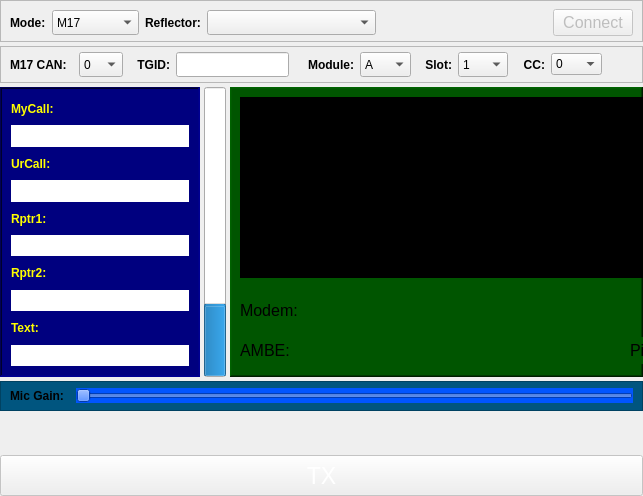
      <widget class="QWidget" name="tab">
       <attribute name="title">
        <string>Main</string>
       </attribute>
       <layout class="QVBoxLayout" name="verticalLayout_3">
        <property name="spacing">
         <number>4</number>
        </property>
        <property name="leftMargin">
         <number>0</number>
        </property>
        <property name="topMargin">
         <number>0</number>
        </property>
        <property name="rightMargin">
         <number>0</number>
        </property>
        <property name="bottomMargin">
         <number>0</number>
        </property>
        <item>
         <widget class="QFrame" name="frame_11">
          <property name="minimumSize">
           <size>
            <width>0</width>
            <height>42</height>
           </size>
          </property>
          <property name="frameShape">
           <enum>QFrame::StyledPanel</enum>
          </property>
          <property name="frameShadow">
           <enum>QFrame::Raised</enum>
          </property>
          <layout class="QHBoxLayout" name="horizontalLayout_3">
           <property name="topMargin">
            <number>4</number>
           </property>
           <property name="bottomMargin">
            <number>0</number>
           </property>
           <item>
            <widget class="QLabel" name="label_48">
             <property name="font">
              <font>
               <bold>true</bold>
              </font>
             </property>
             <property name="text">
              <string>Mode:</string>
             </property>
            </widget>
           </item>
           <item>
            <widget class="QComboBox" name="modeCombo">
             <property name="minimumSize">
              <size>
               <width>87</width>
               <height>25</height>
              </size>
             </property>
             <property name="maximumSize">
              <size>
               <width>87</width>
               <height>25</height>
              </size>
             </property>
             <item>
              <property name="text">
               <string>M17</string>
              </property>
             </item>
             <item>
              <property name="text">
               <string>DSTAR REF</string>
              </property>
             </item>
             <item>
              <property name="text">
               <string>DSTAR XRF</string>
              </property>
             </item>
             <item>
              <property name="text">
               <string>DSTAR DCS</string>
              </property>
             </item>
             <item>
              <property name="text">
               <string>DMR</string>
              </property>
             </item>
             <item>
              <property name="text">
               <string>P25</string>
              </property>
             </item>
             <item>
              <property name="text">
               <string>NXDN</string>
              </property>
             </item>
             <item>
              <property name="text">
               <string>YSF</string>
              </property>
             </item>
             <item>
              <property name="text">
               <string>FCS</string>
              </property>
             </item>
            </widget>
           </item>
           <item>
            <widget class="QLabel" name="reflectorLabel">
             <property name="font">
              <font>
               <bold>true</bold>
              </font>
             </property>
             <property name="text">
              <string>Reflector:</string>
             </property>
            </widget>
           </item>
           <item>
            <widget class="QComboBox" name="reflectorCombo">
             <property name="minimumSize">
              <size>
               <width>169</width>
               <height>25</height>
              </size>
             </property>
             <property name="maximumSize">
              <size>
               <width>119</width>
               <height>25</height>
              </size>
             </property>
            </widget>
           </item>
           <item>
            <spacer name="horizontalSpacer_7">
             <property name="orientation">
              <enum>Qt::Horizontal</enum>
             </property>
             <property name="sizeHint" stdset="0">
              <size>
               <width>40</width>
               <height>20</height>
              </size>
             </property>
            </spacer>
           </item>
           <item>
            <widget class="QPushButton" name="connectButton">
             <property name="enabled">
              <bool>false</bool>
             </property>
             <property name="font">
              <font>
               <pointsize>12</pointsize>
              </font>
             </property>
             <property name="text">
              <string>Connect</string>
             </property>
            </widget>
           </item>
          </layout>
         </widget>
        </item>
        <item>
         <widget class="QFrame" name="frame_12">
          <property name="minimumSize">
           <size>
            <width>0</width>
            <height>0</height>
           </size>
          </property>
          <property name="frameShape">
           <enum>QFrame::StyledPanel</enum>
          </property>
          <property name="frameShadow">
           <enum>QFrame::Raised</enum>
          </property>
          <layout class="QHBoxLayout" name="horizontalLayout_9">
           <property name="topMargin">
            <number>5</number>
           </property>
           <property name="rightMargin">
            <number>0</number>
           </property>
           <property name="bottomMargin">
            <number>5</number>
           </property>
           <item>
            <widget class="QLabel" name="m17CanLabel">
             <property name="minimumSize">
              <size>
               <width>63</width>
               <height>17</height>
              </size>
             </property>
             <property name="font">
              <font>
               <bold>true</bold>
              </font>
             </property>
             <property name="text">
              <string>M17 CAN:</string>
             </property>
            </widget>
           </item>
           <item>
            <widget class="QComboBox" name="m17CanCombo">
             <property name="enabled">
              <bool>true</bool>
             </property>
             <property name="minimumSize">
              <size>
               <width>44</width>
               <height>25</height>
              </size>
             </property>
             <property name="maximumSize">
              <size>
               <width>44</width>
               <height>25</height>
              </size>
             </property>
             <item>
              <property name="text">
               <string>0</string>
              </property>
             </item>
             <item>
              <property name="text">
               <string>1</string>
              </property>
             </item>
             <item>
              <property name="text">
               <string>2</string>
              </property>
             </item>
             <item>
              <property name="text">
               <string>3</string>
              </property>
             </item>
             <item>
              <property name="text">
               <string>4</string>
              </property>
             </item>
             <item>
              <property name="text">
               <string>5</string>
              </property>
             </item>
             <item>
              <property name="text">
               <string>6</string>
              </property>
             </item>
             <item>
              <property name="text">
               <string>7</string>
              </property>
             </item>
            </widget>
           </item>
           <item>
            <widget class="QLabel" name="tgidLabel">
             <property name="minimumSize">
              <size>
               <width>41</width>
               <height>17</height>
              </size>
             </property>
             <property name="font">
              <font>
               <bold>true</bold>
              </font>
             </property>
             <property name="text">
              <string>TGID:</string>
             </property>
             <property name="alignment">
              <set>Qt::AlignRight|Qt::AlignTrailing|Qt::AlignVCenter</set>
             </property>
            </widget>
           </item>
           <item>
            <widget class="QLineEdit" name="tgidEdit">
             <property name="enabled">
              <bool>true</bool>
             </property>
             <property name="minimumSize">
              <size>
               <width>113</width>
               <height>25</height>
              </size>
             </property>
             <property name="maximumSize">
              <size>
               <width>113</width>
               <height>25</height>
              </size>
             </property>
            </widget>
           </item>
           <item>
            <widget class="QLabel" name="moduleLabel">
             <property name="minimumSize">
              <size>
               <width>59</width>
               <height>0</height>
              </size>
             </property>
             <property name="font">
              <font>
               <bold>true</bold>
              </font>
             </property>
             <property name="text">
              <string>Module:</string>
             </property>
             <property name="alignment">
              <set>Qt::AlignRight|Qt::AlignTrailing|Qt::AlignVCenter</set>
             </property>
            </widget>
           </item>
           <item>
            <widget class="QComboBox" name="moduleCombo">
             <property name="enabled">
              <bool>true</bool>
             </property>
             <property name="minimumSize">
              <size>
               <width>51</width>
               <height>25</height>
              </size>
             </property>
             <property name="maximumSize">
              <size>
               <width>51</width>
               <height>25</height>
              </size>
             </property>
             <item>
              <property name="text">
               <string>A</string>
              </property>
             </item>
             <item>
              <property name="text">
               <string>B</string>
              </property>
             </item>
             <item>
              <property name="text">
               <string>C</string>
              </property>
             </item>
             <item>
              <property name="text">
               <string>D</string>
              </property>
             </item>
             <item>
              <property name="text">
               <string>E</string>
              </property>
             </item>
             <item>
              <property name="text">
               <string>F</string>
              </property>
             </item>
             <item>
              <property name="text">
               <string>G</string>
              </property>
             </item>
             <item>
              <property name="text">
               <string>H</string>
              </property>
             </item>
             <item>
              <property name="text">
               <string>I</string>
              </property>
             </item>
             <item>
              <property name="text">
               <string>J</string>
              </property>
             </item>
             <item>
              <property name="text">
               <string>K</string>
              </property>
             </item>
             <item>
              <property name="text">
               <string>L</string>
              </property>
             </item>
             <item>
              <property name="text">
               <string>M</string>
              </property>
             </item>
             <item>
              <property name="text">
               <string>N</string>
              </property>
             </item>
             <item>
              <property name="text">
               <string>O</string>
              </property>
             </item>
             <item>
              <property name="text">
               <string>P</string>
              </property>
             </item>
             <item>
              <property name="text">
               <string>Q</string>
              </property>
             </item>
             <item>
              <property name="text">
               <string>R</string>
              </property>
             </item>
             <item>
              <property name="text">
               <string>S</string>
              </property>
             </item>
             <item>
              <property name="text">
               <string>T</string>
              </property>
             </item>
             <item>
              <property name="text">
               <string>U</string>
              </property>
             </item>
             <item>
              <property name="text">
               <string>V</string>
              </property>
             </item>
             <item>
              <property name="text">
               <string>W</string>
              </property>
             </item>
             <item>
              <property name="text">
               <string>X</string>
              </property>
             </item>
             <item>
              <property name="text">
               <string>Y</string>
              </property>
             </item>
             <item>
              <property name="text">
               <string>Z</string>
              </property>
             </item>
            </widget>
           </item>
           <item>
            <widget class="QLabel" name="slotLabel">
             <property name="minimumSize">
              <size>
               <width>35</width>
               <height>0</height>
              </size>
             </property>
             <property name="font">
              <font>
               <bold>true</bold>
              </font>
             </property>
             <property name="text">
              <string>Slot:</string>
             </property>
             <property name="alignment">
              <set>Qt::AlignRight|Qt::AlignTrailing|Qt::AlignVCenter</set>
             </property>
            </widget>
           </item>
           <item>
            <widget class="QComboBox" name="slotCombo">
             <property name="minimumSize">
              <size>
               <width>50</width>
               <height>25</height>
              </size>
             </property>
             <property name="maximumSize">
              <size>
               <width>50</width>
               <height>25</height>
              </size>
             </property>
             <item>
              <property name="text">
               <string>1</string>
              </property>
             </item>
             <item>
              <property name="text">
               <string>2</string>
              </property>
             </item>
            </widget>
           </item>
           <item>
            <widget class="QLabel" name="colorCodeLabel">
             <property name="minimumSize">
              <size>
               <width>31</width>
               <height>0</height>
              </size>
             </property>
             <property name="font">
              <font>
               <bold>true</bold>
              </font>
             </property>
             <property name="text">
              <string>CC:</string>
             </property>
             <property name="alignment">
              <set>Qt::AlignRight|Qt::AlignTrailing|Qt::AlignVCenter</set>
             </property>
            </widget>
           </item>
           <item>
            <widget class="QComboBox" name="colorCodeCombo">
             <property name="minimumSize">
              <size>
               <width>51</width>
               <height>0</height>
              </size>
             </property>
             <property name="maximumSize">
              <size>
               <width>51</width>
               <height>16777215</height>
              </size>
             </property>
             <item>
              <property name="text">
               <string>0</string>
              </property>
             </item>
             <item>
              <property name="text">
               <string>1</string>
              </property>
             </item>
             <item>
              <property name="text">
               <string>2</string>
              </property>
             </item>
             <item>
              <property name="text">
               <string>3</string>
              </property>
             </item>
             <item>
              <property name="text">
               <string>4</string>
              </property>
             </item>
             <item>
              <property name="text">
               <string>5</string>
              </property>
             </item>
             <item>
              <property name="text">
               <string>6</string>
              </property>
             </item>
             <item>
              <property name="text">
               <string>7</string>
              </property>
             </item>
             <item>
              <property name="text">
               <string>8</string>
              </property>
             </item>
             <item>
              <property name="text">
               <string>9</string>
              </property>
             </item>
             <item>
              <property name="text">
               <string>10</string>
              </property>
             </item>
             <item>
              <property name="text">
               <string>11</string>
              </property>
             </item>
             <item>
              <property name="text">
               <string>12</string>
              </property>
             </item>
             <item>
              <property name="text">
               <string>13</string>
              </property>
             </item>
             <item>
              <property name="text">
               <string>14</string>
              </property>
             </item>
             <item>
              <property name="text">
               <string>15</string>
              </property>
             </item>
            </widget>
           </item>
           <item>
            <spacer name="horizontalSpacer_8">
             <property name="orientation">
              <enum>Qt::Horizontal</enum>
             </property>
             <property name="sizeHint" stdset="0">
              <size>
               <width>40</width>
               <height>20</height>
              </size>
             </property>
            </spacer>
           </item>
          </layout>
         </widget>
        </item>
        <item>
         <layout class="QHBoxLayout" name="horizontalLayout">
          <property name="topMargin">
           <number>0</number>
          </property>
          <item>
           <widget class="QFrame" name="frame">
            <property name="minimumSize">
             <size>
              <width>200</width>
              <height>290</height>
             </size>
            </property>
            <property name="maximumSize">
             <size>
              <width>199</width>
              <height>290</height>
             </size>
            </property>
            <property name="styleSheet">
             <string notr="true">background-color: rgb(0, 0, 127);</string>
            </property>
            <property name="frameShape">
             <enum>QFrame::WinPanel</enum>
            </property>
            <property name="frameShadow">
             <enum>QFrame::Sunken</enum>
            </property>
            <layout class="QVBoxLayout" name="verticalLayout_2">
             <item>
              <widget class="QLabel" name="label">
               <property name="font">
                <font>
                 <bold>true</bold>
                </font>
               </property>
               <property name="styleSheet">
                <string notr="true">color: rgb(255, 255, 0);</string>
               </property>
               <property name="text">
                <string>MyCall:</string>
               </property>
              </widget>
             </item>
             <item>
              <widget class="QLabel" name="myCallLabel">
               <property name="styleSheet">
                <string notr="true">background-color: rgb(255, 255, 255);
color: rgb(0, 0, 0);</string>
               </property>
               <property name="text">
                <string/>
               </property>
              </widget>
             </item>
             <item>
              <widget class="QLabel" name="urCallLabel_2">
               <property name="font">
                <font>
                 <bold>true</bold>
                </font>
               </property>
               <property name="styleSheet">
                <string notr="true">color: rgb(255, 255, 0);</string>
               </property>
               <property name="text">
                <string>UrCall:</string>
               </property>
              </widget>
             </item>
             <item>
              <widget class="QLabel" name="urCallLabel">
               <property name="styleSheet">
                <string notr="true">background-color: rgb(255, 255, 255);
color: rgb(0, 0, 0);</string>
               </property>
               <property name="text">
                <string/>
               </property>
              </widget>
             </item>
             <item>
              <widget class="QLabel" name="rptr1Label_2">
               <property name="font">
                <font>
                 <bold>true</bold>
                </font>
               </property>
               <property name="styleSheet">
                <string notr="true">color: rgb(255, 255, 0);</string>
               </property>
               <property name="text">
                <string>Rptr1:</string>
               </property>
              </widget>
             </item>
             <item>
              <widget class="QLabel" name="rptr1Label">
               <property name="styleSheet">
                <string notr="true">background-color: rgb(255, 255, 255);
color: rgb(0, 0, 0);</string>
               </property>
               <property name="text">
                <string/>
               </property>
              </widget>
             </item>
             <item>
              <widget class="QLabel" name="rptr2Label_2">
               <property name="font">
                <font>
                 <bold>true</bold>
                </font>
               </property>
               <property name="styleSheet">
                <string notr="true">color: rgb(255, 255, 0);</string>
               </property>
               <property name="text">
                <string>Rptr2:</string>
               </property>
              </widget>
             </item>
             <item>
              <widget class="QLabel" name="rptr2Label">
               <property name="styleSheet">
                <string notr="true">background-color: rgb(255, 255, 255);
color: rgb(0, 0, 0);</string>
               </property>
               <property name="text">
                <string/>
               </property>
              </widget>
             </item>
             <item>
              <widget class="QLabel" name="label_5">
               <property name="font">
                <font>
                 <bold>true</bold>
                </font>
               </property>
               <property name="styleSheet">
                <string notr="true">color: rgb(255, 255, 0);</string>
               </property>
               <property name="text">
                <string>Text:</string>
               </property>
              </widget>
             </item>
             <item>
              <widget class="QLabel" name="slowSpeeddataLabel">
               <property name="styleSheet">
                <string notr="true">background-color: rgb(255, 255, 255);
color: rgb(0, 0, 0);</string>
               </property>
               <property name="text">
                <string/>
               </property>
              </widget>
             </item>
            </layout>
           </widget>
          </item>
          <item>
           <widget class="QProgressBar" name="volumeLevelBar">
            <property name="value">
             <number>24</number>
            </property>
            <property name="textVisible">
             <bool>false</bool>
            </property>
            <property name="orientation">
             <enum>Qt::Vertical</enum>
            </property>
           </widget>
          </item>
          <item>
           <widget class="QFrame" name="frame_2">
            <property name="styleSheet">
             <string notr="true">background-color: rgb(0, 85, 0);</string>
            </property>
            <property name="frameShape">
             <enum>QFrame::WinPanel</enum>
            </property>
            <property name="frameShadow">
             <enum>QFrame::Raised</enum>
            </property>
            <widget class="QLabel" name="pingCntLabel">
             <property name="geometry">
              <rect>
               <x>400</x>
               <y>250</y>
               <width>84</width>
               <height>27</height>
              </rect>
             </property>
             <property name="font">
              <font>
               <pointsize>12</pointsize>
              </font>
             </property>
             <property name="text">
              <string>Ping Cnt</string>
             </property>
            </widget>
            <widget class="QLabel" name="ambeVocoderLabel">
             <property name="geometry">
              <rect>
               <x>10</x>
               <y>250</y>
               <width>371</width>
               <height>27</height>
              </rect>
             </property>
             <property name="font">
              <font>
               <pointsize>12</pointsize>
              </font>
             </property>
             <property name="text">
              <string>AMBE:</string>
             </property>
            </widget>
            <widget class="QLabel" name="mmdvmModemLabel">
             <property name="geometry">
              <rect>
               <x>10</x>
               <y>210</y>
               <width>371</width>
               <height>27</height>
              </rect>
             </property>
             <property name="font">
              <font>
               <pointsize>12</pointsize>
              </font>
             </property>
             <property name="text">
              <string>Modem:</string>
             </property>
            </widget>
            <widget class="QGraphicsView" name="gpsView">
             <property name="geometry">
              <rect>
               <x>10</x>
               <y>10</y>
               <width>471</width>
               <height>181</height>
              </rect>
             </property>
             <property name="styleSheet">
              <string notr="true">background-color: rgb(0, 0, 0);</string>
             </property>
             <property name="frameShape">
              <enum>QFrame::WinPanel</enum>
             </property>
             <property name="verticalScrollBarPolicy">
              <enum>Qt::ScrollBarAlwaysOff</enum>
             </property>
             <property name="horizontalScrollBarPolicy">
              <enum>Qt::ScrollBarAlwaysOff</enum>
             </property>
             <property name="interactive">
              <bool>false</bool>
             </property>
            </widget>
           </widget>
          </item>
         </layout>
        </item>
        <item>
         <widget class="QFrame" name="frame_4">
          <property name="minimumSize">
           <size>
            <width>0</width>
            <height>30</height>
           </size>
          </property>
          <property name="styleSheet">
           <string notr="true">background-color: rgb(0, 85, 127);</string>
          </property>
          <property name="frameShape">
           <enum>QFrame::StyledPanel</enum>
          </property>
          <property name="frameShadow">
           <enum>QFrame::Raised</enum>
          </property>
          <layout class="QHBoxLayout" name="horizontalLayout_2">
           <property name="topMargin">
            <number>1</number>
           </property>
           <property name="bottomMargin">
            <number>1</number>
           </property>
           <item>
            <widget class="QLabel" name="label_6">
             <property name="minimumSize">
              <size>
               <width>60</width>
               <height>0</height>
              </size>
             </property>
             <property name="font">
              <font>
               <bold>true</bold>
              </font>
             </property>
             <property name="text">
              <string>Mic Gain:</string>
             </property>
            </widget>
           </item>
           <item>
            <widget class="QSlider" name="micGainSlider">
             <property name="styleSheet">
              <string notr="true">background-color: rgb(0, 85, 255);</string>
             </property>
             <property name="minimum">
              <number>1</number>
             </property>
             <property name="maximum">
              <number>100</number>
             </property>
             <property name="pageStep">
              <number>10</number>
             </property>
             <property name="orientation">
              <enum>Qt::Horizontal</enum>
             </property>
            </widget>
           </item>
          </layout>
         </widget>
        </item>
        <item>
         <spacer name="verticalSpacer">
          <property name="orientation">
           <enum>Qt::Vertical</enum>
          </property>
          <property name="sizeHint" stdset="0">
           <size>
            <width>20</width>
            <height>40</height>
           </size>
          </property>
         </spacer>
        </item>
        <item>
         <widget class="QPushButton" name="txButton">
          <property name="enabled">
           <bool>false</bool>
          </property>
          <property name="minimumSize">
           <size>
            <width>0</width>
            <height>41</height>
           </size>
          </property>
          <property name="font">
           <font>
            <pointsize>17</pointsize>
           </font>
          </property>
          <property name="styleSheet">
           <string notr="true">selection-color: rgb(170, 0, 0);
color: rgb(255, 255, 255);</string>
          </property>
          <property name="text">
           <string>TX</string>
          </property>
         </widget>
        </item>
       </layout>
      </widget>
